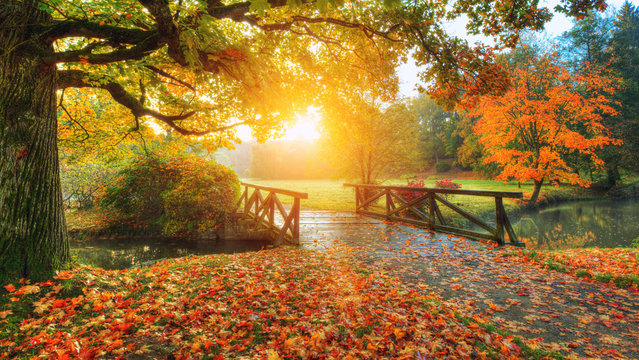
#> input picture image_processing_lab/exp3/sample.jpg, 639 x 360 px
$ jupyter execute exp3.ipynb
#> lines starting #> are read from the running program, lines starting #| are printed output that depends on the picture
[cell 1]
import sys
sys.path.append('/home/shubharthak/miniconda3/lib/python3.11/site-packages')

[cell 2]
import cv2
import matplotlib.pyplot as plt

def show_menu():
    print("Select Color Space Conversion:")
    print("1. BGR to Grayscale")
    print("2. BGR to HSV")
    print("3. BGR to LAB")
    print("4. BGR to XYZ")
    print("5. BGR to YCrCb")
    print("6. BGR to HLS")
    print("7. BGR to Luv")
    print("8. BGR to YUV")
    print("9. BGR to Lab")
    print("10. BGR to Luv")
    print("11. BGR to RGB")
    print("12. ALL")
    print("13. Exit")
    choice = int(input("Enter your choice (1-13): "))
    return choice

def convert_color_space(image, choice):
    if choice == 1:
        return cv2.cvtColor(image, cv2.COLOR_BGR2GRAY), "GRAYSCALE"
    elif choice == 2:
        return cv2.cvtColor(image, cv2.COLOR_BGR2HSV), "HSV"
    elif choice == 3:
        return cv2.cvtColor(image, cv2.COLOR_BGR2LAB), "LAB"
    elif choice == 4:
        return cv2.cvtColor(image, cv2.COLOR_BGR2XYZ), "XYZ"
    elif choice == 5:
        return cv2.cvtColor(image, cv2.COLOR_BGR2YCrCb), "YCrCb"
    elif choice == 6:
        return cv2.cvtColor(image, cv2.COLOR_BGR2HLS), "HLS"
    elif choice == 7:
        return cv2.cvtColor(image, cv2.COLOR_BGR2Luv), "Luv"
    elif choice == 8:
        return cv2.cvtColor(image, cv2.COLOR_BGR2YUV), "YUV"
    elif choice == 9:
        return cv2.cvtColor(image, cv2.COLOR_BGR2Lab), "Lab"
    elif choice == 10:
        return cv2.cvtColor(image, cv2.COLOR_BGR2Luv), "Luv"
    elif choice == 11:
        return cv2.cvtColor(image, cv2.COLOR_BGR2RGB), "RGB"
    else:
        return None, None

def main():
    while True:
        # Read the image
        image = cv2.imread('sample.jpg')
#> image is the input picture: shape (360, 639, 3); mean B, G, R 54.4, 110.3, 145.9

        # Show menu and get user choice
        choice = show_menu()
#> the answer given: 1

        if choice == 13:
            print("Exiting program...")
            break
        elif choice == 12:  # ALL option
            num_rows = 3  # Number of rows in the subplot grid
            num_cols = 4  # Number of columns in the subplot grid
            plt.figure(figsize=(15, 10))
            for i in range(1, 12):
                converted_image, name = convert_color_space(image, i)
                if converted_image is not None:
                    plt.subplot(num_rows, num_cols, i)
                    plt.imshow(converted_image, cmap='gray' if name == 'GRAYSCALE' else None)
                    plt.title(name)
                    plt.axis('off')
            plt.tight_layout()
            plt.show()
            continue

        # Perform color space conversion based on user choice
        converted_image, name = convert_color_space(image, choice)
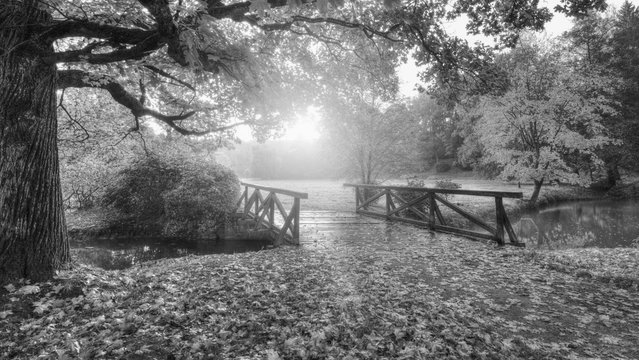
#> converted_image: shape (360, 639); min 4, max 255, mean 114.6
#> name = 'GRAYSCALE'
        if converted_image is None:
            print("Invalid choice. Please select a valid option (1-13).")
            continue

        # Display the original and converted images (optional)
        plt.figure(figsize=(10, 5))
        plt.subplot(1, 2, 1)
        plt.imshow(cv2.cvtColor(image, cv2.COLOR_BGR2RGB))
        plt.title("Original Image")
        plt.axis('off')

        plt.subplot(1, 2, 2)
        plt.imshow(converted_image, cmap='gray' if name == 'GRAYSCALE' else None)
        plt.title(f'Converted Image ({name})')
        plt.axis('off')
        plt.show()
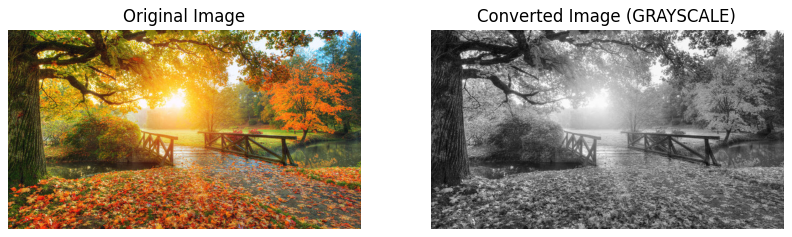
#> figure drawn by matplotlib, 2 panels


if __name__ == "__main__":
    main()
#> the answer given: 1
#> the answer given: 1
#> the answer given: 1
#> the answer given: 1
#> the answer given: 1
